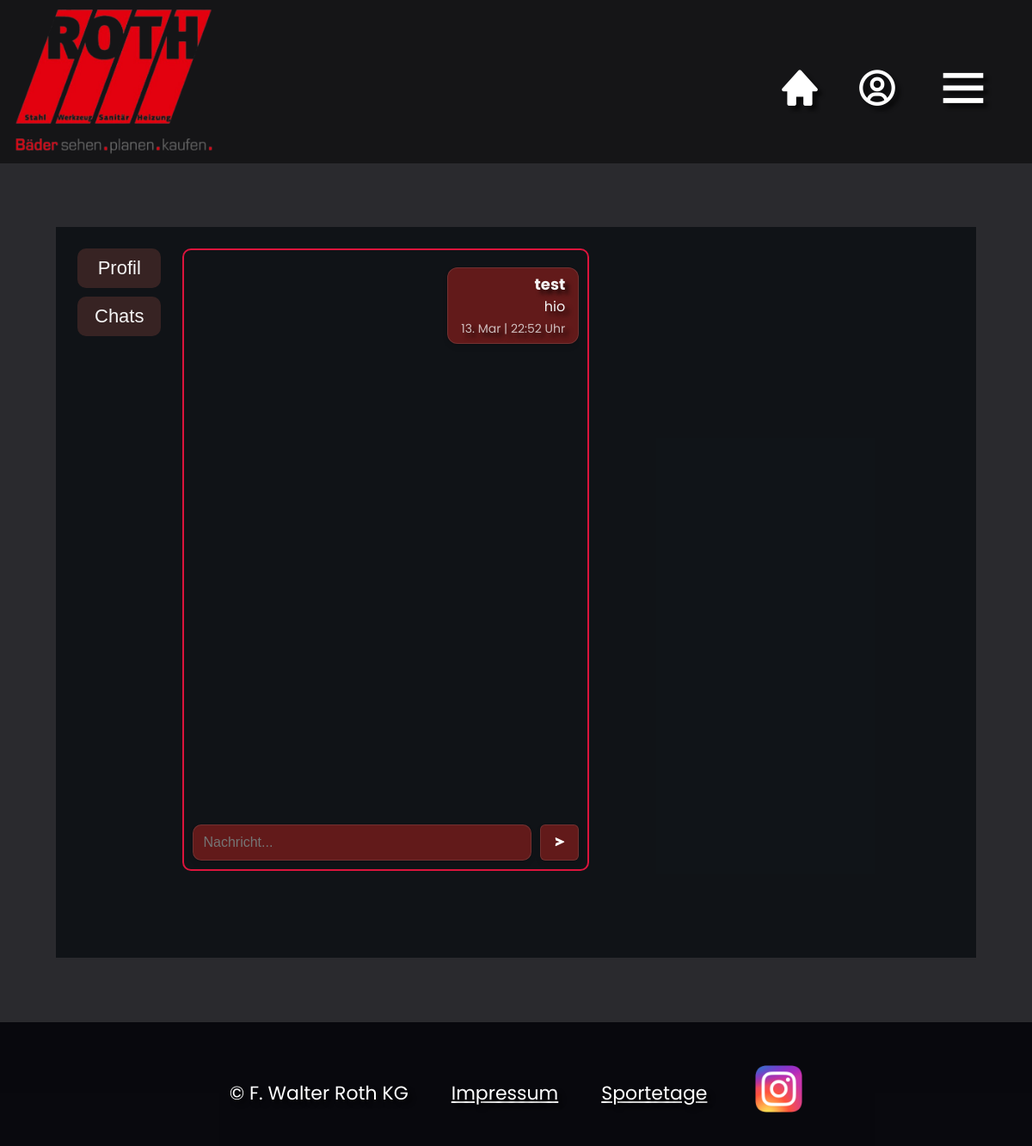
/chat-redirect (signed in), run on the app's committed database.
### main.py (models this page shows)
class Message(db.Model):
    id = db.Column(db.Integer, primary_key=True)
    user_ip = db.Column(db.String(200), nullable=True)
    username = db.Column(db.String(200), nullable=True)
    content = db.Column(db.String(500), nullable=True)
    conversation = db.Column(db.String(200), nullable=False)
    created_at = db.Column(db.DateTime(), default=datetime.now)

### main.py (the view, shortened to what this page needs)
@app.route("/chat-redirect", methods=["POST","GET"])
def chat_redirect():
    conversations = []
    user = User.query.filter_by(id=current_user.id).first()
    room = Conversation.query.filter_by(owner=user.id).first()
    if room:
        session["room"] = room.id
    session["name"] = user.username
    team_status = user.team_status
    dict_messages = []
    if room:
        messages = Message.query.filter_by(conversation=room.id).all()
        for msg in messages:
            dict_messages.append({
                'username': msg.username,
                'content': msg.content,
                'created_at': msg.created_at.strftime('%d. %b | %H:%M Uhr')
                })
    return render_template("chat-redirect.html", username=user.username, messages=dict_messages,
                            team_status=team_status, conversations=conversations)

### main.py (called while the page is built)
@login_manager.user_loader
def load_user(user_id):
    return User.query.get(int(user_id))

### templates/chat-redirect.html (shortened to what this page needs)
<!DOCTYPE html>
<html lang="en">
  <head>
    <link
      href="https://unpkg.com/boxicons@2.1.4/css/boxicons.min.css"
      rel="stylesheet"
    />
    <link rel="stylesheet" href="/static/style.css" />
  </head>
  <body>
    <div class="page-container">
      <div class="page-nav">
        <button onclick="loadSection('profile')">Profil</button>
        <button onclick="location.href = '/chat-redirect'">Chats</button>
      </div>
      <div class="dashboard-display" id="dashboard-display">
        <div class="chatbox-wrapper" style="min-width: 50%" id="chatbox">
          <div class="messages" id="messages">
            {% for msg in messages %}
            <div
              class="{{ 'messenger-msg-right' if username == msg['username'] else 'messenger-msg-left' }}"
            >
              <div style="font-size: 18px"><b>{{ msg['username'] }}</b></div>
              <div style="font-size: 16px">{{ msg['content'] }}</div>
              <span style="font-size: 14px; color: rgba(245, 245, 245, 0.75)"
                >{{ msg['created_at'] }}</span
              >
            </div>
            {% endfor %}
          </div>
          <form class="messenger-form" id="chatForm" method="POST">
            <input
              id="message"
              name="content"
              class="messenger-form-text"
              type="text"
              placeholder="Nachricht..."
            />
            <button
              class="messenger-form-btn"
              type="button"
              onclick="sendMessage()"
            >
              <i class="bx bxs-send"></i>
            </button>
          </form>
        </div>
      </div>
    </div>
  </body>
  <footer class="footer_bar"></footer>
</html>

### static/style.css (style rules this page uses)
body { font-family: "Poppins"; margin: 0; margin-bottom: 0; text-shadow: 5px 5px 5px rgba(0, 0, 0, 0.65); background-color: rgba(5, 5, 10, 0.85); }
:root { --color-bg: hsl(0, 0%, 100%); --color-bg-light: hsl(0, 0%, 100%); }
.chatbox-wrapper { float: left; margin-right: auto; height: 700px; border-radius: 10px; padding: 10px 10px; display: flex; flex-direction: column; gap: 10px; border: 2px solid crimson; color: whitesmoke; }
.messenger-msg-right { margin-block: 10px; padding-inline: 16px; padding-block: 6px; border-radius: 12px; background-color: rgb(98, 26, 26); box-shadow: inset 0 0 0.5px 1px hsla(0, 0%, 100%, 0.1), 0 0 0 1px hsla(0, 0%, 0%, 0.05), 0 0.3px 0.4px hsla(0, 0%, 0%, 0.02), 0 0.9px 1.5px hsla(0, 0%, 0%, 0.045), 0 3.5px 6px hsla(0, 0%, 0%, 0.09); width: fit-content; text-align: end; height: fit-content; max-width: 80%; margin-left: auto; word-wrap: break-word; }
.messenger-form { border-radius: 12px; background-color: transparent; font-size: 16px; width: 100%; margin-inline: auto; bottom: 10px; display: flex; flex: e; gap: 10px; }
.messenger-form-text { font-size: 16px; color: white; width: 100%; text-align: left; border: none; padding-inline: 12px; padding-block: 12px; border-radius: 10px; background-color: rgb(98, 26, 26); box-shadow: inset 0 0 0.5px 1px hsla(0, 0%, 100%, 0.1), 0 0 0 1px hsla(0, 0%, 0%, 0.05), 0 0.3px 0.4px hsla(0, 0%, 0%, 0.02), 0 0.9px 1.5px hsla(0, 0%, 0%, 0.045), 0 3.5px 6px hsla(0, 0%, 0%, 0.09); }
.messenger-form-btn { color: white; text-align: left; border: none; padding-inline: 16px; padding-block: 6px; border-radius: 6px; background-color: rgb(98, 26, 26); box-shadow: inset 0 0 0.5px 1px hsla(0, 0%, 100%, 0.1), 0 0 0 1px hsla(0, 0%, 0%, 0.05), 0 0.3px 0.4px hsla(0, 0%, 0%, 0.02), 0 0.9px 1.5px hsla(0, 0%, 0%, 0.045), 0 3.5px 6px hsla(0, 0%, 0%, 0.09); }
.messages { width: 100%; height: calc(100% - 44px); overflow-y: scroll; }
.page-container { background-color: rgba(10, 14, 18, 0.8); max-width: 85vw; margin-top: 33vh; min-height: 100vh; margin-inline: auto; padding: 25px 25px; display: flex; gap: 25px; color: whitesmoke; }
.page-nav { font-size: 22px; display: flex; gap: 10px; flex-flow: column; border-radius: 10px; }
.page-nav button { padding: 10px 20px; border-radius: 10px; text-align: center; border: none; font-size: 22px; color: whitesmoke; background-color: rgb(55, 35, 35); }
.dashboard-display { display: flex; flex-grow: 1; gap: 25px; }

### data on the page
Message: username "test", content "hio", created_at "13. Mar | 22:52 Uhr"
